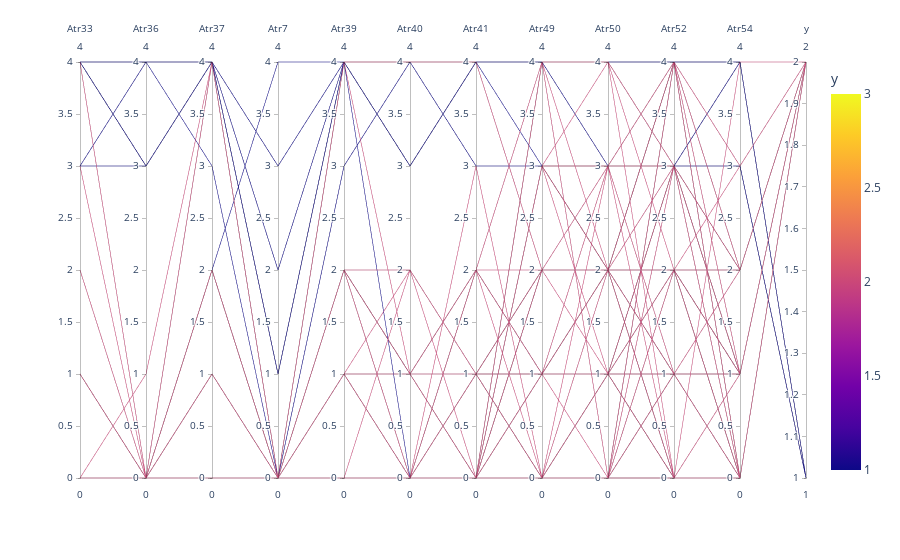

Notebook code cell kept with this figure:
### Code cell
fig = px.parallel_coordinates(data, color="y",
                              color_continuous_scale=px.colors.sequential.Plasma,
                              color_continuous_midpoint=2)
fig.show()

### Figure 1 — Plotly figure (JSON) as saved in the notebook; plotly's stock layout.template omitted (floating-point values rounded to 4 significant figures)
{"data": [{"dimensions": [{"label": "Atr33", "values": [1, 0, 0, 4, 4, 4, 4, 4, 4, 4, 4, 4, 4, 4, 4, 4, 4, 4, 4, 4, 4, 4, 4, 4, 4, 4, 4, 4, 4, 4, 4, 4, 3, 4, 4, 4, 4, 4, 3, 3, 3, 0, 0, 0, 0, 0, 0, 0, 0, 1, 1, 0, 0, 0, 0, 0, 0, 0, 0, 0, 0, 0, 0, 0, 0, 0, 0, 0, 0, 1, 0, 0, 1, 0, 0, 0, 0, 2, 0, 0, 1, 1, 1, 4, 0, 0, 1, 0, 0, 0, 1, 0, 0, 0, 0, 0, 0, 0, 0, 0, 0, 0, 0, 0, 0, 0, 0, 0, 0, 1, 1, 0, 0, 0, 1, 0, 0, 0, 2, 3, 0, 0, 0]}, {"label": "Atr36", "values": [0, 1, 0, 4, 4, 4, 4, 3, 4, 3, 4, 4, 3, 4, 4, 4, 3, 3, 4, 3, 3, 4, 4, 3, 4, 4, 4, 4, 4, 4, 3, 3, 4, 4, 3, 3, 0, 4, 3, 3, 4, 0, 0, 0, 0, 0, 0, 0, 0, 0, 0, 0, 0, 0, 0, 0, 0, 0, 0, 0, 0, 0, 0, 0, 0, 0, 0, 0, 0, 0, 0, 0, 0, 0, 0, 0, 0, 0, 0, 0, 0, 0, 0, 0, 0, 0, 0, 0, 0, 0, 0, 0, 0, 0, 0, 0, 0, 0, 0, 0, 0, 0, 0, 0, 0, 0, 0, 0, 0, 0, 0, 0, 0, 0, 0, 0, 0, 0, 0, 0, 0, 0, 0]}, {"label": "Atr37", "values": [0, 4, 1, 4, 4, 4, 4, 4, 4, 4, 4, 4, 4, 4, 4, 4, 4, 4, 4, 4, 4, 4, 4, 4, 4, 4, 4, 4, 4, 4, 4, 4, 3, 4, 4, 4, 2, 4, 4, 4, 4, 0, 0, 0, 0, 0, 0, 0, 0, 0, 2, 0, 0, 0, 0, 1, 0, 0, 0, 0, 1, 0, 4, 0, 1, 0, 0, 0, 2, 0, 1, 1, 1, 0, 0, 1, 2, 2, 0, 0, 1, 1, 0, 4, 0, 1, 2, 1, 1, 0, 0, 1, 0, 0, 0, 1, 1, 0, 0, 0, 2, 1, 0, 1, 0, 0, 1, 0, 0, 1, 1, 1, 0, 1, 1, 0, 1, 2, 0, 4, 1, 1, 0]}, {"label": "Atr7", "values": [0, 0, 0, 0, 0, 0, 0, 0, 1, 0, 0, 0, 1, 0, 1, 0, 0, 0, 1, 1, 0, 1, 1, 0, 0, 0, 1, 1, 0, 0, 0, 0, 0, 1, 1, 0, 4, 2, 3, 3, 2, 0, 0, 0, 0, 0, 0, 0, 0, 0, 0, 0, 0, 0, 0, 0, 0, 0, 0, 0, 0, 0, 0, 0, 0, 0, 0, 0, 0, 0, 0, 0, 0, 0, 0, 0, 0, 0, 0, 0, 0, 0, 0, 0, 0, 0, 0, 0, 0, 0, 0, 0, 0, 0, 0, 0, 0, 0, 0, 0, 0, 0, 0, 0, 0, 0, 0, 0, 0, 0, 0, 0, 0, 0, 0, 0, 0, 0, 0, 0, 0, 0, 0]}, {"label": "Atr39", "values": [2, 4, 2, 4, 4, 4, 4, 4, 4, 4, 4, 4, 4, 4, 4, 4, 4, 4, 4, 4, 3, 4, 4, 4, 4, 4, 4, 4, 4, 4, 4, 4, 3, 4, 4, 4, 4, 4, 4, 4, 4, 0, 0, 0, 0, 0, 0, 0, 0, 1, 1, 0, 0, 0, 1, 0, 0, 0, 0, 0, 1, 0, 0, 1, 0, 0, 0, 0, 0, 1, 0, 0, 0, 0, 0, 1, 1, 1, 0, 1, 2, 2, 1, 1, 0, 1, 2, 0, 0, 0, 1, 2, 0, 0, 0, 2, 1, 0, 1, 0, 1, 2, 0, 2, 0, 1, 1, 0, 0, 1, 1, 1, 0, 2, 2, 0, 0, 1, 0, 1, 1, 4, 0]}, {"label": "Atr40", "values": [1, 4, 2, 4, 4, 4, 4, 3, 4, 3, 4, 4, 3, 4, 4, 4, 3, 3, 4, 3, 4, 4, 4, 3, 4, 4, 4, 4, 4, 4, 3, 3, 4, 4, 3, 3, 0, 4, 4, 4, 4, 0, 0, 0, 0, 0, 0, 0, 0, 0, 0, 0, 0, 0, 0, 0, 0, 0, 0, 0, 0, 0, 0, 0, 0, 0, 0, 0, 2, 0, 0, 0, 0, 0, 0, 0, 0, 0, 0, 0, 1, 1, 0, 0, 0, 0, 2, 0, 0, 0, 0, 0, 0, 0, 0, 0, 1, 0, 1, 0, 0, 1, 0, 0, 0, 0, 0, 0, 0, 1, 0, 1, 0, 1, 1, 0, 0, 0, 0, 0, 2, 1, 0]}, {"label": "Atr41", "values": [0, 4, 1, 4, 4, 4, 4, 4, 4, 4, 4, 4, 4, 4, 4, 4, 4, 4, 4, 4, 4, 4, 4, 4, 4, 4, 4, 4, 4, 4, 4, 4, 3, 4, 4, 4, 2, 4, 4, 3, 4, 1, 0, 1, 0, 0, 0, 0, 0, 0, 1, 0, 1, 1, 0, 0, 0, 1, 2, 0, 0, 0, 0, 0, 1, 0, 0, 0, 0, 1, 0, 0, 0, 0, 0, 0, 2, 0, 0, 0, 2, 2, 0, 1, 0, 1, 1, 1, 1, 0, 0, 0, 0, 0, 1, 1, 1, 0, 0, 2, 1, 2, 0, 1, 0, 0, 0, 0, 0, 1, 0, 0, 3, 0, 1, 0, 0, 0, 1, 1, 1, 2, 0]}, {"label": "Atr49", "values": [3, 2, 2, 4, 4, 4, 4, 4, 4, 4, 4, 4, 4, 4, 4, 4, 4, 4, 4, 4, 4, 4, 4, 4, 4, 4, 4, 4, 4, 4, 4, 4, 3, 4, 4, 4, 4, 4, 3, 3, 2, 0, 0, 0, 0, 0, 0, 3, 1, 1, 2, 2, 0, 0, 0, 0, 0, 0, 1, 2, 2, 1, 2, 3, 2, 3, 3, 1, 1, 0, 3, 2, 1, 4, 0, 1, 1, 3, 3, 0, 1, 1, 3, 0, 3, 2, 2, 0, 2, 0, 3, 1, 0, 0, 0, 1, 1, 4, 0, 4, 1, 0, 4, 2, 4, 1, 1, 1, 1, 1, 2, 1, 0, 2, 2, 1, 2, 0, 1, 1, 0, 2, 0]}, {"label": "Atr50", "values": [2, 2, 2, 4, 4, 4, 4, 4, 4, 4, 4, 4, 4, 4, 4, 4, 4, 4, 4, 4, 3, 4, 4, 4, 4, 4, 4, 4, 4, 4, 4, 4, 3, 4, 4, 4, 3, 4, 3, 3, 3, 0, 1, 0, 0, 0, 0, 2, 1, 1, 2, 2, 0, 0, 0, 0, 1, 0, 1, 2, 2, 3, 2, 2, 2, 3, 3, 1, 1, 1, 1, 2, 2, 4, 2, 1, 1, 2, 4, 1, 1, 1, 2, 0, 2, 2, 2, 1, 2, 3, 2, 2, 1, 1, 2, 0, 1, 4, 0, 0, 3, 0, 0, 1, 2, 1, 2, 2, 1, 2, 2, 2, 0, 2, 2, 2, 2, 0, 1, 1, 1, 3, 1]}, {"label": "Atr52", "values": [2, 1, 4, 4, 4, 4, 4, 4, 4, 4, 4, 4, 4, 4, 4, 4, 4, 4, 4, 4, 4, 3, 3, 4, 4, 4, 4, 4, 4, 4, 4, 4, 3, 4, 4, 4, 4, 4, 3, 3, 3, 0, 0, 1, 2, 0, 2, 1, 1, 0, 1, 2, 0, 1, 3, 4, 3, 4, 0, 0, 1, 3, 4, 0, 2, 1, 1, 1, 0, 0, 3, 1, 3, 2, 1, 1, 0, 2, 3, 2, 1, 1, 4, 2, 0, 0, 0, 0, 2, 3, 3, 2, 3, 3, 0, 3, 1, 0, 4, 1, 0, 0, 0, 2, 0, 2, 2, 4, 1, 2, 2, 1, 4, 1, 1, 0, 4, 1, 1, 2, 3, 4, 3]}, {"label": "Atr54", "values": [0, 0, 3, 4, 4, 4, 4, 4, 4, 4, 4, 4, 4, 4, 4, 4, 4, 4, 4, 4, 3, 4, 4, 4, 4, 4, 4, 4, 4, 4, 4, 4, 3, 4, 4, 4, 4, 4, 3, 3, 4, 1, 0, 1, 1, 0, 0, 0, 1, 0, 0, 2, 0, 0, 1, 0, 0, 2, 0, 0, 0, 0, 0, 0, 2, 0, 0, 1, 0, 0, 1, 0, 2, 1, 0, 0, 0, 0, 2, 0, 2, 2, 1, 2, 0, 0, 0, 0, 0, 2, 1, 0, 1, 1, 4, 2, 1, 0, 0, 0, 0, 0, 0, 0, 0, 1, 1, 0, 1, 3, 1, 0, 2, 0, 0, 1, 2, 0, 1, 2, 0, 1, 1]}, {"label": "y", "values": [2, 2, 2, 1, 1, 1, 1, 1, 1, 1, 1, 1, 1, 1, 1, 1, 1, 1, 1, 1, 1, 1, 1, 1, 1, 1, 1, 1, 1, 1, 1, 1, 1, 1, 1, 1, 1, 1, 1, 1, 1, 2, 2, 2, 2, 2, 2, 2, 2, 2, 2, 2, 2, 2, 2, 2, 2, 2, 2, 2, 2, 2, 2, 2, 2, 2, 2, 2, 2, 2, 2, 2, 2, 2, 2, 2, 2, 2, 2, 2, 2, 2, 2, 2, 2, 2, 2, 2, 2, 2, 2, 2, 2, 2, 2, 2, 2, 2, 2, 2, 2, 2, 2, 2, 2, 2, 2, 2, 2, 2, 2, 2, 2, 2, 2, 2, 2, 2, 2, 2, 2, 2, 2]}], "domain": {"x": [0, 1], "y": [0, 1]}, "line": {"color": [2, 2, 2, 1, 1, 1, 1, 1, 1, 1, 1, 1, 1, 1, 1, 1, 1, 1, 1, 1, 1, 1, 1, 1, 1, 1, 1, 1, 1, 1, 1, 1, 1, 1, 1, 1, 1, 1, 1, 1, 1, 2, 2, 2, 2, 2, 2, 2, 2, 2, 2, 2, 2, 2, 2, 2, 2, 2, 2, 2, 2, 2, 2, 2, 2, 2, 2, 2, 2, 2, 2, 2, 2, 2, 2, 2, 2, 2, 2, 2, 2, 2, 2, 2, 2, 2, 2, 2, 2, 2, 2, 2, 2, 2, 2, 2, 2, 2, 2, 2, 2, 2, 2, 2, 2, 2, 2, 2, 2, 2, 2, 2, 2, 2, 2, 2, 2, 2, 2, 2, 2, 2, 2], "coloraxis": "coloraxis"}, "name": "", "type": "parcoords"}], "layout": {"coloraxis": {"cmid": 2, "colorbar": {"title": {"text": "y"}}, "colorscale": [[0, "#0d0887"], [0.1111, "#46039f"], [0.2222, "#7201a8"], [0.3333, "#9c179e"], [0.4444, "#bd3786"], [0.5556, "#d8576b"], [0.6667, "#ed7953"], [0.7778, "#fb9f3a"], [0.8889, "#fdca26"], [1, "#f0f921"]]}, "legend": {"tracegroupgap": 0}, "margin": {"t": 60}}}
